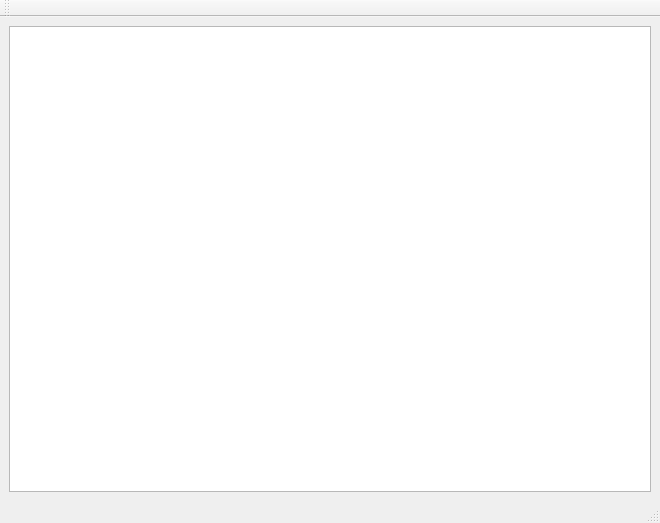
<?xml version="1.0" encoding="UTF-8"?>
<ui version="4.0">
 <class>MainWindow</class>
 <widget class="QMainWindow" name="MainWindow">
  <property name="geometry">
   <rect>
    <x>0</x>
    <y>0</y>
    <width>660</width>
    <height>523</height>
   </rect>
  </property>
  <property name="windowTitle">
   <string>MainWindow</string>
  </property>
  <property name="styleSheet">
   <string notr="true">QPushButton:checked {
    border: 3px solid #00ddff;         /* 设置边框粗细、样式、颜色*/
}
</string>
  </property>
  <widget class="QWidget" name="centralwidget">
   <layout class="QGridLayout" name="gridLayout">
    <item row="0" column="0">
     <widget class="QGraphicsView" name="graphicsView"/>
    </item>
   </layout>
  </widget>
  <widget class="QStatusBar" name="statusbar"/>
  <widget class="QToolBar" name="toolBar">
   <property name="windowTitle">
    <string>toolBar</string>
   </property>
   <attribute name="toolBarArea">
    <enum>TopToolBarArea</enum>
   </attribute>
   <attribute name="toolBarBreak">
    <bool>false</bool>
   </attribute>
  </widget>
  <widget class="QMenuBar" name="menuBar">
   <property name="geometry">
    <rect>
     <x>0</x>
     <y>0</y>
     <width>660</width>
     <height>23</height>
    </rect>
   </property>
  </widget>
  <action name="action12">
   <property name="checkable">
    <bool>true</bool>
   </property>
   <property name="text">
    <string>12</string>
   </property>
  </action>
 </widget>
 <resources/>
 <connections/>
</ui>
